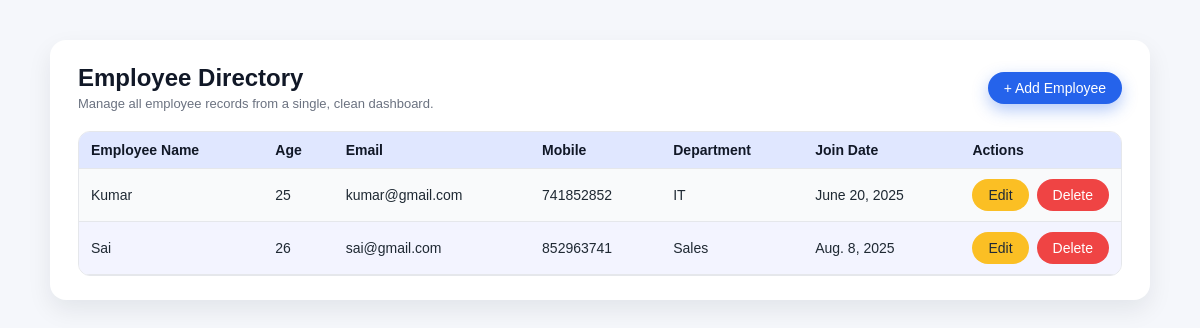
The app's page /, older data.
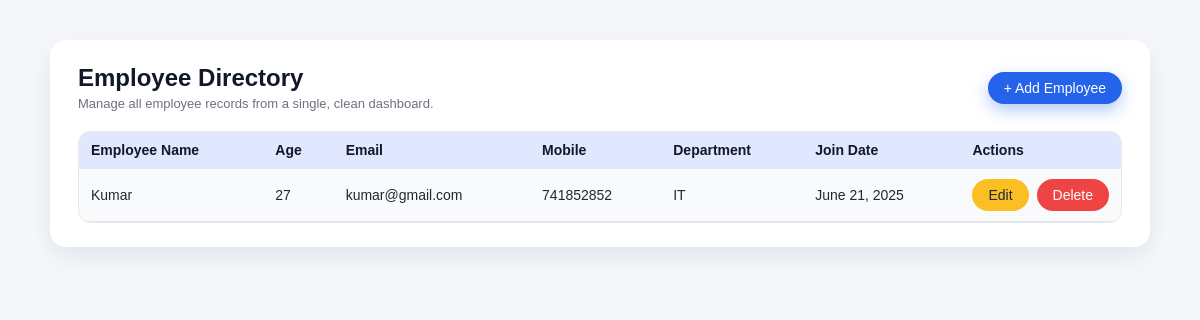
The same page, newer data.
### app1/models.py (models this page shows)
class Employees(models.Model):
    Employee_name = models.CharField(max_length=50)
    Employee_age = models.IntegerField()
    Employee_email = models.EmailField(unique=True)
    Employee_mobile = models.BigIntegerField()
    Employee_Department = models.CharField(max_length=50)
    Employee_Join_Date = models.DateField()

### app1/views.py (the view)
# urls.py: path("",details,name = 'home'),
def details(request):
    data = Employees.objects.all()
    context = {
        'data': data
    }
    return render(request, 'home.html', context)

### templates/home.html (shortened to what this page needs)
<!DOCTYPE html>
<html lang="en">
<head>
    {% load static %}
    <link rel="stylesheet" href="{% static 'css/style.css' %}">
</head>
<body>
<div class="page-shell">
    <div class="card">
        <div class="card-header">
            <div>
                <h1 class="card-title">Employee Directory</h1>
                <p class="card-subtitle">Manage all employee records from a single, clean dashboard.</p>
            </div>
            <a href="{% url 'register' %}" class="btn btn-primary">+ Add Employee</a>
        </div>
        <div class="table-wrapper">
            <table class="table-custom">
                <thead>
                <tr>
                    <th>Employee Name</th>
                    <th>Age</th>
                    <th>Email</th>
                    <th>Mobile</th>
                    <th>Department</th>
                    <th>Join Date</th>
                    <th style="width: 150px;">Actions</th>
                </tr>
                </thead>
                <tbody>
                {% for x in data %}
                    <tr>
                        <td>{{ x.Employee_name }}</td>
                        <td>{{ x.Employee_age }}</td>
                        <td>{{ x.Employee_email }}</td>
                        <td>{{ x.Employee_mobile }}</td>
                        <td>{{ x.Employee_Department }}</td>
                        <td>{{ x.Employee_Join_Date }}</td>
                        <td>
                            <div class="table-actions">
                                <a href="{% url 'edit' x.id %}" class="btn btn-warning">Edit</a>
                                <a href="{% url 'delete' x.id %}" class="btn btn-danger">Delete</a>
                            </div>
                        </td>
                    </tr>
                {% empty %}
                    <tr>
                        <td colspan="7">No employees yet. Click “Add Employee” to create one.</td>
                    </tr>
                {% endfor %}
                </tbody>
            </table>
        </div>
    </div>
</div>
</body>
</html>

Row changes from the older to the newer data that the page shows:
removed Employees: Employee_name "Sai", Employee_age "26", Employee_email "sai@gmail.com", Employee_mobile "852963741", Employee_Department "Sales", Employee_Join_Date "Aug. 8, 2025"
changed Employees "Kumar": Employee_age "25" → "27"; Employee_Join_Date "June 20, 2025" → "June 21, 2025"
